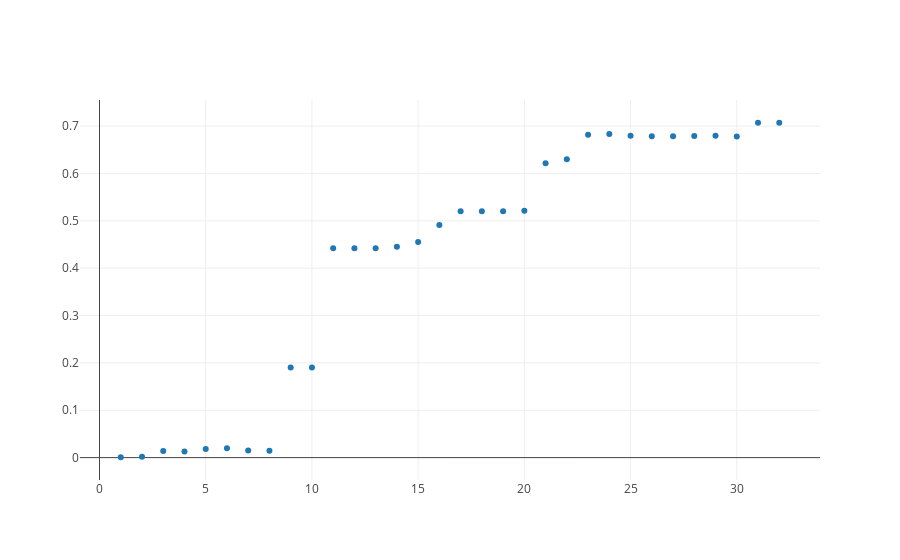

This figure's notebook cell:
### Code cell
from graph import trace_values, plot
trace = trace_values(x_values, y_values)
plot([trace])

### Figure 1 — Plotly figure (JSON) as saved in the notebook; plotly's stock layout.template omitted (floating-point values rounded to 4 significant figures)
{"data": [{"mode": "markers", "name": "data", "text": [], "type": "scatter", "uid": "d4a66d56-49b3-49dd-a3c4-682828402469", "x": [32, 31, 30, 29, 28, 27, 26, 25, 24, 23, 22, 21, 20, 19, 18, 17, 16, 15, 14, 13, 12, 11, 10, 9, 8, 7, 6, 5, 4, 3, 2, 1], "y": [0.7071, 0.7071, 0.6779, 0.6797, 0.6789, 0.6787, 0.6787, 0.6799, 0.6832, 0.6819, 0.6302, 0.6214, 0.5215, 0.5203, 0.5204, 0.52, 0.4909, 0.4554, 0.4453, 0.442, 0.4421, 0.4422, 0.1903, 0.1903, 0.0144, 0.01481, 0.01955, 0.01844, 0.01294, 0.01369, 0.00184, 0.0007572]}], "layout": {}}
